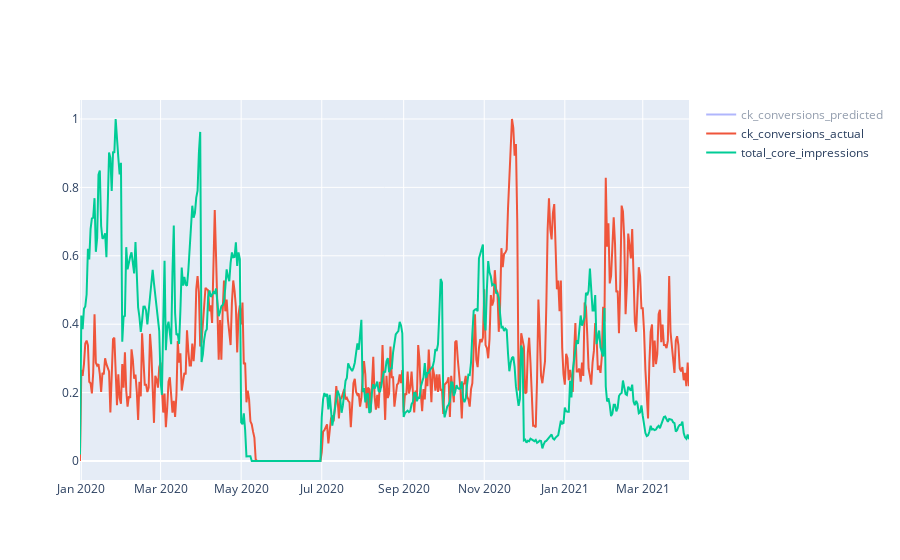

The code cell stored with this chart in its notebook:
### Markdown cell above
__Scaled version of residuals plot__

### Code cell
plot_scaler = MinMaxScaler()
plot_scaled = plot_scaler.fit_transform(ols_daily)


plot_daily = pd.DataFrame(data=plot_scaled, columns=ols_daily.columns)
plot_daily['date'] = ols_daily.index.values
plot_daily.set_index('date', inplace=True)

fig = go.Figure()
fig.add_trace(go.Scatter(x=plot_daily.index, y=plot_daily['y_pred'],
                    mode='lines',
                    name='ck_conversions_predicted'))
fig.add_trace(go.Scatter(x=plot_daily.index, y=plot_daily['y_actual'],
                    mode='lines',
                    name='ck_conversions_actual'))
fig.add_trace(go.Scatter(x=plot_daily.index, y=plot_daily['impressions'],
                    mode='lines',
                    name='total_core_impressions'))

fig.show()

### Figure 1 — Plotly figure (JSON) as saved in the notebook; plotly's stock layout.template omitted (floating-point values rounded to 4 significant figures; data arrays with more than 128 entries replaced by an {"elided": "..."} marker saying what was removed)
{"data": [{"mode": "lines", "name": "ck_conversions_predicted", "type": "scatter", "visible": "legendonly", "x": {"elided": "450 str values"}, "y": {"elided": "450 float values"}}, {"mode": "lines", "name": "ck_conversions_actual", "type": "scatter", "visible": true, "x": {"elided": "450 str values"}, "y": {"elided": "450 float values"}}, {"mode": "lines", "name": "total_core_impressions", "type": "scatter", "visible": true, "x": {"elided": "450 str values"}, "y": {"elided": "450 float values"}}], "layout": {"autosize": true, "xaxis": {"autorange": true, "range": ["2019-12-31", "2021-04-05"], "type": "date"}, "yaxis": {"autorange": true, "range": [-0.05556, 1.056], "type": "linear"}}}
